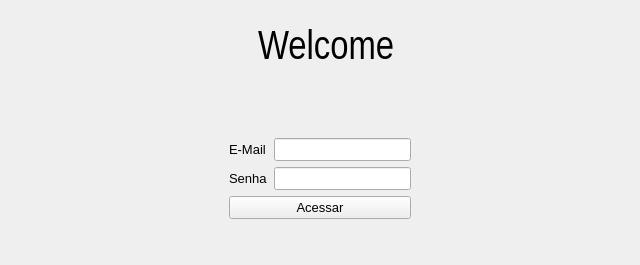
<?xml version="1.0" encoding="UTF-8"?>
<ui version="4.0">
 <class>Form</class>
 <widget class="QWidget" name="Form">
  <property name="geometry">
   <rect>
    <x>0</x>
    <y>0</y>
    <width>640</width>
    <height>265</height>
   </rect>
  </property>
  <property name="windowTitle">
   <string>Form</string>
  </property>
  <layout class="QVBoxLayout" name="verticalLayout_2">
   <item>
    <widget class="QFrame" name="FTitle">
     <property name="frameShape">
      <enum>QFrame::NoFrame</enum>
     </property>
     <property name="frameShadow">
      <enum>QFrame::Raised</enum>
     </property>
     <layout class="QHBoxLayout" name="horizontalLayout_3">
      <item>
       <spacer name="horizontalSpacer">
        <property name="orientation">
         <enum>Qt::Horizontal</enum>
        </property>
        <property name="sizeHint" stdset="0">
         <size>
          <width>40</width>
          <height>20</height>
         </size>
        </property>
       </spacer>
      </item>
      <item>
       <widget class="QFrame" name="Title">
        <property name="frameShape">
         <enum>QFrame::NoFrame</enum>
        </property>
        <property name="frameShadow">
         <enum>QFrame::Raised</enum>
        </property>
        <layout class="QHBoxLayout" name="horizontalLayout_2">
         <item>
          <widget class="QLabel" name="label">
           <property name="maximumSize">
            <size>
             <width>50</width>
             <height>50</height>
            </size>
           </property>
           <property name="text">
            <string/>
           </property>
           <property name="pixmap">
            <pixmap>../../assets/icons/icons8-login-64.png</pixmap>
           </property>
           <property name="scaledContents">
            <bool>true</bool>
           </property>
           <property name="alignment">
            <set>Qt::AlignLeading|Qt::AlignLeft|Qt::AlignVCenter</set>
           </property>
           <property name="wordWrap">
            <bool>false</bool>
           </property>
           <property name="openExternalLinks">
            <bool>false</bool>
           </property>
          </widget>
         </item>
         <item>
          <widget class="QLabel" name="label_2">
           <property name="font">
            <font>
             <family>Arial Narrow</family>
             <pointsize>30</pointsize>
             <weight>50</weight>
             <italic>false</italic>
             <bold>false</bold>
            </font>
           </property>
           <property name="text">
            <string>Welcome</string>
           </property>
          </widget>
         </item>
        </layout>
       </widget>
      </item>
      <item>
       <spacer name="horizontalSpacer_2">
        <property name="orientation">
         <enum>Qt::Horizontal</enum>
        </property>
        <property name="sizeHint" stdset="0">
         <size>
          <width>40</width>
          <height>20</height>
         </size>
        </property>
       </spacer>
      </item>
     </layout>
    </widget>
   </item>
   <item>
    <widget class="QLabel" name="AlertLogin">
     <property name="font">
      <font>
       <family>Arial Black</family>
       <pointsize>12</pointsize>
      </font>
     </property>
     <property name="text">
      <string/>
     </property>
     <property name="alignment">
      <set>Qt::AlignCenter</set>
     </property>
    </widget>
   </item>
   <item>
    <widget class="QFrame" name="Menu">
     <property name="frameShape">
      <enum>QFrame::NoFrame</enum>
     </property>
     <property name="frameShadow">
      <enum>QFrame::Raised</enum>
     </property>
     <layout class="QHBoxLayout" name="horizontalLayout_4">
      <item>
       <spacer name="horizontalSpacer_5">
        <property name="orientation">
         <enum>Qt::Horizontal</enum>
        </property>
        <property name="sizeType">
         <enum>QSizePolicy::Expanding</enum>
        </property>
        <property name="sizeHint" stdset="0">
         <size>
          <width>200</width>
          <height>20</height>
         </size>
        </property>
       </spacer>
      </item>
      <item>
       <widget class="QFrame" name="Form_2">
        <property name="frameShape">
         <enum>QFrame::NoFrame</enum>
        </property>
        <property name="frameShadow">
         <enum>QFrame::Raised</enum>
        </property>
        <layout class="QVBoxLayout" name="verticalLayout">
         <item>
          <layout class="QFormLayout" name="FormLayout">
           <item row="0" column="1">
            <widget class="QLineEdit" name="InputEmail">
             <property name="font">
              <font>
               <family>Arial</family>
               <pointsize>10</pointsize>
              </font>
             </property>
            </widget>
           </item>
           <item row="1" column="0">
            <widget class="QLabel" name="senhaLabel">
             <property name="font">
              <font>
               <family>Arial</family>
               <pointsize>10</pointsize>
              </font>
             </property>
             <property name="text">
              <string>Senha</string>
             </property>
            </widget>
           </item>
           <item row="1" column="1">
            <widget class="QLineEdit" name="InputPassword">
             <property name="font">
              <font>
               <family>Arial</family>
               <pointsize>10</pointsize>
              </font>
             </property>
            </widget>
           </item>
           <item row="0" column="0">
            <widget class="QLabel" name="eMailLabel">
             <property name="font">
              <font>
               <family>Arial</family>
               <pointsize>10</pointsize>
              </font>
             </property>
             <property name="text">
              <string>E-Mail</string>
             </property>
            </widget>
           </item>
          </layout>
         </item>
         <item>
          <layout class="QHBoxLayout" name="horizontalLayout">
           <item>
            <widget class="QPushButton" name="BtnLogin">
             <property name="font">
              <font>
               <family>Arial</family>
               <pointsize>10</pointsize>
              </font>
             </property>
             <property name="text">
              <string>Acessar</string>
             </property>
            </widget>
           </item>
          </layout>
         </item>
        </layout>
       </widget>
      </item>
      <item>
       <spacer name="horizontalSpacer_6">
        <property name="orientation">
         <enum>Qt::Horizontal</enum>
        </property>
        <property name="sizeType">
         <enum>QSizePolicy::Expanding</enum>
        </property>
        <property name="sizeHint" stdset="0">
         <size>
          <width>200</width>
          <height>20</height>
         </size>
        </property>
       </spacer>
      </item>
     </layout>
    </widget>
   </item>
   <item>
    <spacer name="verticalSpacer">
     <property name="orientation">
      <enum>Qt::Vertical</enum>
     </property>
     <property name="sizeHint" stdset="0">
      <size>
       <width>20</width>
       <height>212</height>
      </size>
     </property>
    </spacer>
   </item>
  </layout>
 </widget>
 <resources/>
 <connections/>
</ui>
